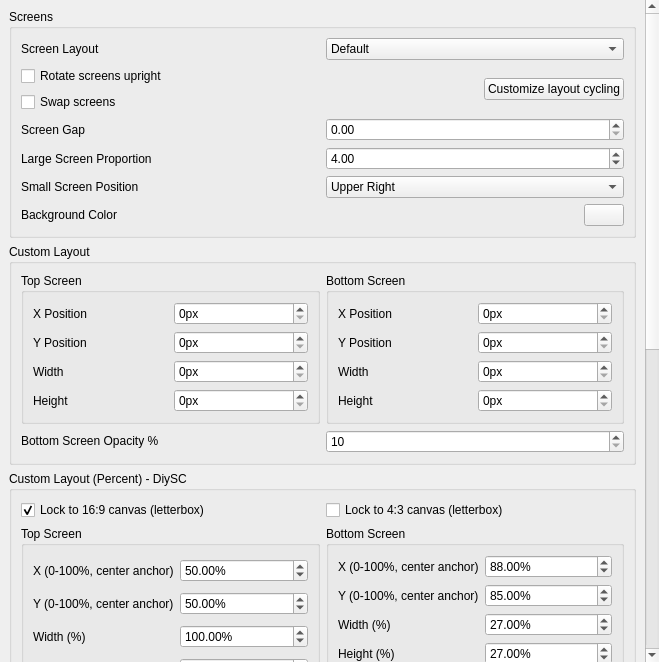
<?xml version="1.0" encoding="UTF-8"?>
<ui version="4.0">
 <class>ConfigureLayout</class>
 <widget class="QWidget" name="ConfigureLayout">
  <property name="geometry">
   <rect>
    <x>0</x>
    <y>0</y>
    <width>659</width>
    <height>662</height>
   </rect>
  </property>
  <property name="minimumSize">
   <size>
    <width>0</width>
    <height>0</height>
   </size>
  </property>
  <property name="windowTitle">
   <string>Form</string>
  </property>
  <layout class="QHBoxLayout" name="horizontalLayout">
   <property name="spacing">
    <number>0</number>
   </property>
   <property name="leftMargin">
    <number>0</number>
   </property>
   <property name="topMargin">
    <number>0</number>
   </property>
   <property name="rightMargin">
    <number>0</number>
   </property>
   <property name="bottomMargin">
    <number>0</number>
   </property>
   <item>
    <widget class="QScrollArea" name="scrollArea">
     <property name="frameShape">
      <enum>QFrame::NoFrame</enum>
     </property>
     <property name="lineWidth">
      <number>1</number>
     </property>
     <property name="widgetResizable">
      <bool>true</bool>
     </property>
     <widget class="QWidget" name="scrollAreaWidgetContents">
      <property name="geometry">
       <rect>
        <x>0</x>
        <y>0</y>
        <width>646</width>
        <height>824</height>
       </rect>
      </property>
      <layout class="QVBoxLayout" name="verticalLayout">
       <item>
        <widget class="QGroupBox" name="layout_group">
         <property name="enabled">
          <bool>true</bool>
         </property>
         <property name="title">
          <string>Screens</string>
         </property>
         <layout class="QVBoxLayout" name="verticalLayout_3">
          <item>
           <widget class="QWidget" name="widget_layout" native="true">
            <layout class="QHBoxLayout" name="screen_layout_group">
             <property name="leftMargin">
              <number>0</number>
             </property>
             <property name="topMargin">
              <number>0</number>
             </property>
             <property name="rightMargin">
              <number>0</number>
             </property>
             <property name="bottomMargin">
              <number>0</number>
             </property>
             <item>
              <widget class="QLabel" name="layout_label">
               <property name="text">
                <string>Screen Layout</string>
               </property>
              </widget>
             </item>
             <item>
              <widget class="QComboBox" name="layout_combobox">
               <item>
                <property name="text">
                 <string>Default</string>
                </property>
               </item>
               <item>
                <property name="text">
                 <string>Single Screen</string>
                </property>
               </item>
               <item>
                <property name="text">
                 <string>Large Screen</string>
                </property>
               </item>
               <item>
                <property name="text">
                 <string>Side by Side</string>
                </property>
               </item>
               <item>
                <property name="text">
                 <string>Separate Windows</string>
                </property>
               </item>
               <item>
                <property name="text">
                 <string>Hybrid Screen</string>
                </property>
               </item>
               <item>
                <property name="text">
                 <string>Custom Layout</string>
                </property>
               </item>
               <item>
                <property name="text">
                 <string>Custom Layout (Percent)</string>
                </property>
               </item>
              </widget>
             </item>
            </layout>
           </widget>
          </item>
          <item>
           <layout class="QHBoxLayout" name="horizontalLayout_7">
            <item>
             <layout class="QVBoxLayout" name="verticalLayout_2">
              <item>
               <widget class="QCheckBox" name="toggle_upright_screen">
                <property name="text">
                 <string>Rotate screens upright</string>
                </property>
               </widget>
              </item>
              <item>
               <widget class="QCheckBox" name="toggle_swap_screen">
                <property name="text">
                 <string>Swap screens</string>
                </property>
               </widget>
              </item>
             </layout>
            </item>
            <item>
             <widget class="QPushButton" name="customize_layouts_to_cycle">
              <property name="sizePolicy">
               <sizepolicy hsizetype="Fixed" vsizetype="Fixed">
                <horstretch>0</horstretch>
                <verstretch>0</verstretch>
               </sizepolicy>
              </property>
              <property name="text">
               <string>Customize layout cycling</string>
              </property>
             </widget>
            </item>
           </layout>
          </item>
          <item>
           <widget class="QWidget" name="widget" native="true">
            <layout class="QHBoxLayout" name="screen_gap_layout">
             <property name="leftMargin">
              <number>0</number>
             </property>
             <property name="topMargin">
              <number>0</number>
             </property>
             <property name="rightMargin">
              <number>0</number>
             </property>
             <property name="bottomMargin">
              <number>0</number>
             </property>
             <item>
              <widget class="QLabel" name="label_3">
               <property name="text">
                <string>Screen Gap</string>
               </property>
              </widget>
             </item>
             <item>
              <widget class="QDoubleSpinBox" name="screen_gap">
               <property name="minimum">
                <double>0.000000000000000</double>
               </property>
               <property name="maximum">
                <double>720.000000000000000</double>
               </property>
               <property name="value">
                <double>0.000000000000000</double>
               </property>
              </widget>
             </item>
            </layout>
           </widget>
          </item>
          <item>
           <widget class="QWidget" name="widget_2" native="true">
            <layout class="QHBoxLayout" name="proportion_layout">
             <property name="leftMargin">
              <number>0</number>
             </property>
             <property name="topMargin">
              <number>0</number>
             </property>
             <property name="rightMargin">
              <number>0</number>
             </property>
             <property name="bottomMargin">
              <number>0</number>
             </property>
             <item>
              <widget class="QLabel" name="label_4">
               <property name="text">
                <string>Large Screen Proportion</string>
               </property>
              </widget>
             </item>
             <item>
              <widget class="QDoubleSpinBox" name="large_screen_proportion">
               <property name="minimum">
                <double>1.000000000000000</double>
               </property>
               <property name="maximum">
                <double>16.000000000000000</double>
               </property>
               <property name="value">
                <double>4.000000000000000</double>
               </property>
              </widget>
             </item>
            </layout>
           </widget>
          </item>
          <item>
           <widget class="QWidget" name="small_pos_widget" native="true">
            <layout class="QHBoxLayout" name="small_pos_layout">
             <property name="leftMargin">
              <number>0</number>
             </property>
             <property name="topMargin">
              <number>0</number>
             </property>
             <property name="rightMargin">
              <number>0</number>
             </property>
             <property name="bottomMargin">
              <number>0</number>
             </property>
             <item>
              <widget class="QLabel" name="small_pos_label">
               <property name="text">
                <string>Small Screen Position</string>
               </property>
              </widget>
             </item>
             <item>
              <widget class="QComboBox" name="small_screen_position_combobox">
               <item>
                <property name="text">
                 <string>Upper Right</string>
                </property>
               </item>
               <item>
                <property name="text">
                 <string>Middle Right</string>
                </property>
               </item>
               <item>
                <property name="text">
                 <string>Bottom Right (default)</string>
                </property>
               </item>
               <item>
                <property name="text">
                 <string>Upper Left</string>
                </property>
               </item>
               <item>
                <property name="text">
                 <string>Middle Left</string>
                </property>
               </item>
               <item>
                <property name="text">
                 <string>Bottom Left</string>
                </property>
               </item>
               <item>
                <property name="text">
                 <string>Above large screen</string>
                </property>
               </item>
               <item>
                <property name="text">
                 <string>Below large screen</string>
                </property>
               </item>
              </widget>
             </item>
            </layout>
           </widget>
          </item>
          <item>
           <widget class="QWidget" name="bg_color_group" native="true">
            <layout class="QHBoxLayout" name="bg_color_group_2">
             <property name="leftMargin">
              <number>0</number>
             </property>
             <property name="topMargin">
              <number>0</number>
             </property>
             <property name="rightMargin">
              <number>0</number>
             </property>
             <property name="bottomMargin">
              <number>0</number>
             </property>
             <item>
              <widget class="QLabel" name="bg_label">
               <property name="text">
                <string>Background Color</string>
               </property>
              </widget>
             </item>
             <item>
              <widget class="QPushButton" name="bg_button">
               <property name="maximumSize">
                <size>
                 <width>40</width>
                 <height>16777215</height>
                </size>
               </property>
              </widget>
             </item>
            </layout>
           </widget>
          </item>
         </layout>
        </widget>
       </item>
       <item>
        <widget class="QGroupBox" name="custom_layout_group">
         <property name="minimumSize">
          <size>
           <width>0</width>
           <height>0</height>
          </size>
         </property>
         <property name="title">
          <string>Custom Layout</string>
         </property>
         <layout class="QVBoxLayout" name="verticalLayout_5">
          <item>
           <layout class="QHBoxLayout" name="horizontalLayout_4">
            <item>
             <widget class="QGroupBox" name="gb_top_screen">
              <property name="title">
               <string>Top Screen</string>
              </property>
              <layout class="QGridLayout" name="gridLayout_2">
               <item row="0" column="0">
                <widget class="QLabel" name="lb_top_x">
                 <property name="text">
                  <string>X Position</string>
                 </property>
                </widget>
               </item>
               <item row="0" column="1">
                <widget class="QSpinBox" name="custom_top_x">
                 <property name="buttonSymbols">
                  <enum>QAbstractSpinBox::UpDownArrows</enum>
                 </property>
                 <property name="suffix">
                  <string>px</string>
                 </property>
                 <property name="maximum">
                  <number>2147483647</number>
                 </property>
                </widget>
               </item>
               <item row="1" column="0">
                <widget class="QLabel" name="lb_top_y">
                 <property name="text">
                  <string>Y Position</string>
                 </property>
                </widget>
               </item>
               <item row="1" column="1">
                <widget class="QSpinBox" name="custom_top_y">
                 <property name="buttonSymbols">
                  <enum>QAbstractSpinBox::UpDownArrows</enum>
                 </property>
                 <property name="suffix">
                  <string>px</string>
                 </property>
                 <property name="maximum">
                  <number>2147483647</number>
                 </property>
                </widget>
               </item>
               <item row="2" column="0">
                <widget class="QLabel" name="lb_top_width">
                 <property name="text">
                  <string>Width</string>
                 </property>
                </widget>
               </item>
               <item row="2" column="1">
                <widget class="QSpinBox" name="custom_top_width">
                 <property name="buttonSymbols">
                  <enum>QAbstractSpinBox::UpDownArrows</enum>
                 </property>
                 <property name="suffix">
                  <string>px</string>
                 </property>
                 <property name="maximum">
                  <number>2147483647</number>
                 </property>
                </widget>
               </item>
               <item row="3" column="0">
                <widget class="QLabel" name="lb_top_height">
                 <property name="text">
                  <string>Height</string>
                 </property>
                </widget>
               </item>
               <item row="3" column="1">
                <widget class="QSpinBox" name="custom_top_height">
                 <property name="buttonSymbols">
                  <enum>QAbstractSpinBox::UpDownArrows</enum>
                 </property>
                 <property name="suffix">
                  <string>px</string>
                 </property>
                 <property name="maximum">
                  <number>2147483647</number>
                 </property>
                </widget>
               </item>
              </layout>
             </widget>
            </item>
            <item>
             <widget class="QGroupBox" name="gb_bottom_screen">
              <property name="minimumSize">
               <size>
                <width>0</width>
                <height>0</height>
               </size>
              </property>
              <property name="title">
               <string>Bottom Screen</string>
              </property>
              <property name="checkable">
               <bool>false</bool>
              </property>
              <property name="checked">
               <bool>false</bool>
              </property>
              <layout class="QGridLayout" name="gridLayout_1">
               <item row="0" column="0">
                <widget class="QLabel" name="lb_bottom_x">
                 <property name="text">
                  <string>X Position</string>
                 </property>
                </widget>
               </item>
               <item row="0" column="1">
                <widget class="QSpinBox" name="custom_bottom_x">
                 <property name="buttonSymbols">
                  <enum>QAbstractSpinBox::UpDownArrows</enum>
                 </property>
                 <property name="suffix">
                  <string>px</string>
                 </property>
                 <property name="maximum">
                  <number>2147483647</number>
                 </property>
                </widget>
               </item>
               <item row="1" column="0">
                <widget class="QLabel" name="lb_bottom_y">
                 <property name="text">
                  <string>Y Position</string>
                 </property>
                </widget>
               </item>
               <item row="1" column="1">
                <widget class="QSpinBox" name="custom_bottom_y">
                 <property name="buttonSymbols">
                  <enum>QAbstractSpinBox::UpDownArrows</enum>
                 </property>
                 <property name="suffix">
                  <string>px</string>
                 </property>
                 <property name="maximum">
                  <number>2147483647</number>
                 </property>
                </widget>
               </item>
               <item row="2" column="0">
                <widget class="QLabel" name="lb_bottom_width">
                 <property name="text">
                  <string>Width</string>
                 </property>
                </widget>
               </item>
               <item row="2" column="1">
                <widget class="QSpinBox" name="custom_bottom_width">
                 <property name="buttonSymbols">
                  <enum>QAbstractSpinBox::UpDownArrows</enum>
                 </property>
                 <property name="suffix">
                  <string>px</string>
                 </property>
                 <property name="maximum">
                  <number>2147483647</number>
                 </property>
                </widget>
               </item>
               <item row="3" column="0">
                <widget class="QLabel" name="lb_bottom_height">
                 <property name="text">
                  <string>Height</string>
                 </property>
                </widget>
               </item>
               <item row="3" column="1">
                <widget class="QSpinBox" name="custom_bottom_height">
                 <property name="buttonSymbols">
                  <enum>QAbstractSpinBox::UpDownArrows</enum>
                 </property>
                 <property name="suffix">
                  <string>px</string>
                 </property>
                 <property name="maximum">
                  <number>2147483647</number>
                 </property>
                </widget>
               </item>
              </layout>
             </widget>
            </item>
           </layout>
          </item>
          <item>
           <layout class="QHBoxLayout" name="horizontalLayout_3">
            <item>
             <widget class="QLabel" name="lb_opacity_second_layer">
              <property name="text">
               <string>&lt;html&gt;&lt;head/&gt;&lt;body&gt;&lt;p&gt;Bottom Screen Opacity %&lt;/p&gt;&lt;/body&gt;&lt;/html&gt;</string>
              </property>
             </widget>
            </item>
            <item>
             <widget class="QSpinBox" name="custom_second_layer_opacity">
              <property name="buttonSymbols">
               <enum>QAbstractSpinBox::UpDownArrows</enum>
              </property>
              <property name="minimum">
               <number>10</number>
              </property>
              <property name="maximum">
               <number>100</number>
              </property>
             </widget>
            </item>
           </layout>
          </item>
         </layout>
        </widget>
       </item>
     <item>
      <widget class="QGroupBox" name="custom_pct_layout_group">
       <property name="title">
        <string>Custom Layout (Percent) - DiySC</string>
       </property>
       <layout class="QVBoxLayout" name="verticalLayout_pct">
        <item>
         <layout class="QHBoxLayout" name="horizontalLayout_pct_aspect">
          <item>
           <widget class="QCheckBox" name="pct_internal_16x9">
            <property name="text">
             <string>Lock to 16:9 canvas (letterbox)</string>
            </property>
            <property name="checked">
             <bool>true</bool>
            </property>
           </widget>
          </item>
          <item>
           <widget class="QCheckBox" name="pct_internal_4x3">
            <property name="text">
             <string>Lock to 4:3 canvas (letterbox)</string>
            </property>
           </widget>
          </item>
         </layout>
        </item>
        <item>
         <layout class="QHBoxLayout" name="horizontalLayout_pct_screens">
          <item>
           <widget class="QGroupBox" name="gb_pct_top_screen">
            <property name="title">
             <string>Top Screen</string>
            </property>
            <layout class="QGridLayout" name="gridLayout_pct_top">
             <item row="0" column="0">
              <widget class="QLabel" name="lb_pct_top_x">
               <property name="text">
                <string>X (0-100%, center anchor)</string>
               </property>
              </widget>
             </item>
             <item row="0" column="1">
              <widget class="QDoubleSpinBox" name="custom_pct_top_x">
               <property name="suffix"><string>%</string></property>
                             <property name="decimals"><number>2</number></property>
               <property name="minimum"><number>0</number></property>
               <property name="maximum"><number>100</number></property>
               <property name="singleStep"><number>1</number></property>
               <property name="value"><number>50</number></property>
              </widget>
             </item>
             <item row="1" column="0">
              <widget class="QLabel" name="lb_pct_top_y">
               <property name="text">
                <string>Y (0-100%, center anchor)</string>
               </property>
              </widget>
             </item>
             <item row="1" column="1">
              <widget class="QDoubleSpinBox" name="custom_pct_top_y">
               <property name="suffix"><string>%</string></property>
                             <property name="decimals"><number>2</number></property>
               <property name="minimum"><number>0</number></property>
               <property name="maximum"><number>100</number></property>
               <property name="singleStep"><number>1</number></property>
               <property name="value"><number>50</number></property>
              </widget>
             </item>
             <item row="2" column="0">
              <widget class="QLabel" name="lb_pct_top_width">
               <property name="text"><string>Width (%)</string></property>
              </widget>
             </item>
             <item row="2" column="1">
              <widget class="QDoubleSpinBox" name="custom_pct_top_width">
               <property name="suffix"><string>%</string></property>
                             <property name="decimals"><number>2</number></property>
               <property name="minimum"><number>0</number></property>
               <property name="maximum"><number>1000</number></property>
               <property name="singleStep"><number>1</number></property>
               <property name="value"><number>100</number></property>
              </widget>
             </item>
             <item row="3" column="0">
              <widget class="QLabel" name="lb_pct_top_height">
               <property name="text"><string>Height (%)</string></property>
              </widget>
             </item>
             <item row="3" column="1">
              <widget class="QDoubleSpinBox" name="custom_pct_top_height">
               <property name="suffix"><string>%</string></property>
                             <property name="decimals"><number>2</number></property>
               <property name="minimum"><number>0</number></property>
               <property name="maximum"><number>1000</number></property>
               <property name="singleStep"><number>1</number></property>
               <property name="value"><number>100</number></property>
              </widget>
             </item>
             <item row="4" column="0">
              <widget class="QLabel" name="lb_pct_top_stretch_x">
               <property name="text"><string>Stretch X (%)</string></property>
              </widget>
             </item>
             <item row="4" column="1">
              <widget class="QDoubleSpinBox" name="custom_pct_top_stretch_x">
               <property name="suffix"><string>%</string></property>
                             <property name="decimals"><number>2</number></property>
               <property name="minimum"><number>0.00</number></property>
               <property name="maximum"><number>50000</number></property>
               <property name="singleStep"><number>1</number></property>
               <property name="value"><number>100</number></property>
              </widget>
             </item>
             <item row="5" column="0">
              <widget class="QLabel" name="lb_pct_top_stretch_y">
               <property name="text"><string>Stretch Y (%)</string></property>
              </widget>
             </item>
             <item row="5" column="1">
              <widget class="QDoubleSpinBox" name="custom_pct_top_stretch_y">
               <property name="suffix"><string>%</string></property>
                             <property name="decimals"><number>2</number></property>
               <property name="minimum"><number>0.00</number></property>
               <property name="maximum"><number>50000</number></property>
               <property name="singleStep"><number>1</number></property>
               <property name="value"><number>100</number></property>
              </widget>
             </item>
            </layout>
           </widget>
          </item>
          <item>
           <widget class="QGroupBox" name="gb_pct_bottom_screen">
            <property name="title">
             <string>Bottom Screen</string>
            </property>
            <layout class="QGridLayout" name="gridLayout_pct_bottom">
             <item row="0" column="0">
              <widget class="QLabel" name="lb_pct_bottom_x">
               <property name="text">
                <string>X (0-100%, center anchor)</string>
               </property>
              </widget>
             </item>
             <item row="0" column="1">
              <widget class="QDoubleSpinBox" name="custom_pct_bottom_x">
               <property name="suffix"><string>%</string></property>
                             <property name="decimals"><number>2</number></property>
               <property name="minimum"><number>0</number></property>
               <property name="maximum"><number>100</number></property>
               <property name="singleStep"><number>1</number></property>
               <property name="value"><number>88</number></property>
              </widget>
             </item>
             <item row="1" column="0">
              <widget class="QLabel" name="lb_pct_bottom_y">
               <property name="text">
                <string>Y (0-100%, center anchor)</string>
               </property>
              </widget>
             </item>
             <item row="1" column="1">
              <widget class="QDoubleSpinBox" name="custom_pct_bottom_y">
               <property name="suffix"><string>%</string></property>
                             <property name="decimals"><number>2</number></property>
               <property name="minimum"><number>0</number></property>
               <property name="maximum"><number>100</number></property>
               <property name="singleStep"><number>1</number></property>
               <property name="value"><number>85</number></property>
              </widget>
             </item>
             <item row="2" column="0">
              <widget class="QLabel" name="lb_pct_bottom_width">
               <property name="text"><string>Width (%)</string></property>
              </widget>
             </item>
             <item row="2" column="1">
              <widget class="QDoubleSpinBox" name="custom_pct_bottom_width">
               <property name="suffix"><string>%</string></property>
                             <property name="decimals"><number>2</number></property>
               <property name="minimum"><number>0</number></property>
               <property name="maximum"><number>1000</number></property>
               <property name="singleStep"><number>1</number></property>
               <property name="value"><number>27</number></property>
              </widget>
             </item>
             <item row="3" column="0">
              <widget class="QLabel" name="lb_pct_bottom_height">
               <property name="text"><string>Height (%)</string></property>
              </widget>
             </item>
             <item row="3" column="1">
              <widget class="QDoubleSpinBox" name="custom_pct_bottom_height">
               <property name="suffix"><string>%</string></property>
                             <property name="decimals"><number>2</number></property>
               <property name="minimum"><number>0</number></property>
               <property name="maximum"><number>1000</number></property>
               <property name="singleStep"><number>1</number></property>
               <property name="value"><number>27</number></property>
              </widget>
             </item>
             <item row="4" column="0">
              <widget class="QLabel" name="lb_pct_bottom_stretch_x">
               <property name="text"><string>Stretch X (%)</string></property>
              </widget>
             </item>
             <item row="4" column="1">
              <widget class="QDoubleSpinBox" name="custom_pct_bottom_stretch_x">
               <property name="suffix"><string>%</string></property>
                             <property name="decimals"><number>2</number></property>
               <property name="minimum"><number>0</number></property>
               <property name="maximum"><number>50000</number></property>
               <property name="singleStep"><number>1</number></property>
               <property name="value"><number>80</number></property>
              </widget>
             </item>
             <item row="5" column="0">
              <widget class="QLabel" name="lb_pct_bottom_stretch_y">
               <property name="text"><string>Stretch Y (%)</string></property>
              </widget>
             </item>
             <item row="5" column="1">
              <widget class="QDoubleSpinBox" name="custom_pct_bottom_stretch_y">
               <property name="suffix"><string>%</string></property>
                             <property name="decimals"><number>2</number></property>
               <property name="minimum"><number>0.00</number></property>
               <property name="maximum"><number>50000</number></property>
               <property name="singleStep"><number>1</number></property>
               <property name="value"><number>100</number></property>
              </widget>
             </item>
             <item row="6" column="0">
              <widget class="QLabel" name="lb_pct_bottom_opacity">
               <property name="text"><string>Opacity</string></property>
              </widget>
             </item>
             <item row="6" column="1">
              <widget class="QDoubleSpinBox" name="custom_pct_bottom_opacity">
               <property name="suffix"><string>%</string></property>
                             <property name="decimals"><number>2</number></property>
               <property name="minimum"><number>0.00</number></property>
               <property name="maximum"><number>100</number></property>
               <property name="value"><number>100</number></property>
              </widget>
             </item>
            </layout>
           </widget>
          </item>
         </layout>
        </item>
       </layout>
      </widget>
     </item>

     <!-- DiySC: Background blur fill -->
     <item>
      <widget class="QGroupBox" name="custom_pct_bg_blur_group">
       <property name="title">
        <string>Background Blur Fill</string>
       </property>
       <property name="toolTip">
        <string>Like video pillarboxing on phones — enlarges the game screen as a blurred background to fill black bars, making the viewport feel fuller.</string>
       </property>
       <layout class="QVBoxLayout" name="verticalLayout_bg_blur">
        <item>
         <widget class="QLabel" name="lb_bg_blur_desc">
          <property name="text">
           <string>Fill blank areas behind screens with an enlarged, blurred copy of the game image. The source screen (top or bottom) is chosen below — bottom overrides top if both are checked.</string>
          </property>
          <property name="wordWrap">
           <bool>true</bool>
          </property>
         </widget>
        </item>
        <item>
         <layout class="QGridLayout" name="gridLayout_bg_blur">
          <item row="0" column="0">
           <widget class="QCheckBox" name="bg_blur_top_enable">
            <property name="text">
             <string>Use Top Screen as blur source</string>
            </property>
           </widget>
          </item>
          <item row="1" column="0">
           <widget class="QCheckBox" name="bg_blur_bottom_enable">
            <property name="text">
             <string>Use Bottom Screen as blur source (overrides Top)</string>
            </property>
           </widget>
          </item>
          <item row="2" column="0">
           <widget class="QLabel" name="lb_bg_blur_darken">
            <property name="text">
             <string>Darken</string>
            </property>
           </widget>
          </item>
          <item row="2" column="1">
           <widget class="QDoubleSpinBox" name="bg_blur_darken">
            <property name="suffix">
             <string>%</string>
            </property>
            <property name="decimals">
             <number>1</number>
            </property>
            <property name="minimum">
             <number>0</number>
            </property>
            <property name="maximum">
             <number>100</number>
            </property>
            <property name="singleStep">
             <number>1</number>
            </property>
            <property name="value">
             <number>50</number>
            </property>
           </widget>
          </item>
          <item row="3" column="0">
           <widget class="QLabel" name="lb_bg_blur_size">
            <property name="text">
             <string>Blur Amount</string>
            </property>
           </widget>
          </item>
          <item row="3" column="1">
           <widget class="QDoubleSpinBox" name="bg_blur_size">
            <property name="suffix">
             <string>%</string>
            </property>
            <property name="decimals">
             <number>1</number>
            </property>
            <property name="minimum">
             <number>0</number>
            </property>
            <property name="maximum">
             <number>100</number>
            </property>
            <property name="singleStep">
             <number>1</number>
            </property>
            <property name="value">
             <number>10</number>
            </property>
           </widget>
          </item>
          <item row="4" column="0">
           <widget class="QLabel" name="lb_bg_blur_scale">
            <property name="text">
             <string>Scale</string>
            </property>
           </widget>
          </item>
          <item row="4" column="1">
           <widget class="QDoubleSpinBox" name="bg_blur_scale">
            <property name="suffix">
             <string>%</string>
            </property>
            <property name="decimals">
             <number>1</number>
            </property>
            <property name="minimum">
             <number>100</number>
            </property>
            <property name="maximum">
             <number>655</number>
            </property>
            <property name="singleStep">
             <number>10</number>
            </property>
            <property name="value">
             <number>300</number>
            </property>
           </widget>
          </item>
          <item row="5" column="0">
           <widget class="QLabel" name="lb_bg_blur_quality">
            <property name="text">
             <string>Quality</string>
            </property>
           </widget>
          </item>
          <item row="5" column="1">
           <widget class="QComboBox" name="bg_blur_quality">
            <property name="currentIndex">
             <number>1</number>
            </property>
            <item>
             <property name="text">
              <string>Low</string>
             </property>
            </item>
            <item>
             <property name="text">
              <string>Medium</string>
             </property>
            </item>
            <item>
             <property name="text">
              <string>High</string>
             </property>
            </item>
            <item>
             <property name="text">
              <string>Ultra</string>
             </property>
            </item>
           </widget>
          </item>
         </layout>
        </item>
       </layout>
      </widget>
     </item>

       <item>
        <widget class="QGroupBox" name="single_screen_layout_config_group">
         <property name="minimumSize">
          <size>
           <width>0</width>
           <height>0</height>
          </size>
         </property>
         <property name="title">
          <string>Single Screen Layout</string>
         </property>
         <layout class="QVBoxLayout" name="verticalLayout_6">
          <item>
           <layout class="QHBoxLayout" name="horizontalLayout_5">
            <item>
             <widget class="QGroupBox" name="gb_top_screen_2">
              <property name="title">
               <string>Top Screen</string>
              </property>
              <layout class="QGridLayout" name="gridLayout_3">
               <item row="0" column="0">
                <widget class="QLabel" name="lb_top_stretch">
                 <property name="text">
                  <string>Stretch</string>
                 </property>
                </widget>
               </item>
               <item row="1" column="1">
                <widget class="QSpinBox" name="screen_top_leftright_padding">
                 <property name="buttonSymbols">
                  <enum>QAbstractSpinBox::UpDownArrows</enum>
                 </property>
                 <property name="suffix">
                  <string>px</string>
                 </property>
                 <property name="maximum">
                  <number>2147483647</number>
                 </property>
                </widget>
               </item>
               <item row="1" column="0">
                <widget class="QLabel" name="lb_top_leftright_padding">
                 <property name="text">
                  <string>Left/Right Padding</string>
                 </property>
                </widget>
               </item>
               <item row="2" column="0">
                <widget class="QLabel" name="lb_top_topbottom_padding">
                 <property name="text">
                  <string>Top/Bottom Padding</string>
                 </property>
                </widget>
               </item>
               <item row="2" column="1">
                <widget class="QSpinBox" name="screen_top_topbottom_padding">
                 <property name="buttonSymbols">
                  <enum>QAbstractSpinBox::UpDownArrows</enum>
                 </property>
                 <property name="suffix">
                  <string>px</string>
                 </property>
                 <property name="maximum">
                  <number>2147483647</number>
                 </property>
                </widget>
               </item>
               <item row="0" column="1">
                <widget class="QCheckBox" name="screen_top_stretch">
                 <property name="text">
                  <string notr="true"/>
                 </property>
                </widget>
               </item>
              </layout>
             </widget>
            </item>
            <item>
             <widget class="QGroupBox" name="gb_bottom_screen_2">
              <property name="minimumSize">
               <size>
                <width>0</width>
                <height>0</height>
               </size>
              </property>
              <property name="title">
               <string>Bottom Screen</string>
              </property>
              <layout class="QGridLayout" name="gridLayout">
               <item row="1" column="0">
                <widget class="QLabel" name="lb_bottom_leftright_padding">
                 <property name="text">
                  <string>Left/Right Padding</string>
                 </property>
                </widget>
               </item>
               <item row="2" column="0">
                <widget class="QLabel" name="lb_bottom_topbottom_padding">
                 <property name="text">
                  <string>Top/Bottom Padding</string>
                 </property>
                </widget>
               </item>
               <item row="1" column="1">
                <widget class="QSpinBox" name="screen_bottom_leftright_padding">
                 <property name="buttonSymbols">
                  <enum>QAbstractSpinBox::UpDownArrows</enum>
                 </property>
                 <property name="suffix">
                  <string>px</string>
                 </property>
                 <property name="maximum">
                  <number>2147483647</number>
                 </property>
                </widget>
               </item>
               <item row="2" column="1">
                <widget class="QSpinBox" name="screen_bottom_topbottom_padding">
                 <property name="buttonSymbols">
                  <enum>QAbstractSpinBox::UpDownArrows</enum>
                 </property>
                 <property name="suffix">
                  <string>px</string>
                 </property>
                 <property name="maximum">
                  <number>2147483647</number>
                 </property>
                </widget>
               </item>
               <item row="0" column="0">
                <widget class="QLabel" name="lb_bottom_stretch">
                 <property name="text">
                  <string>Stretch</string>
                 </property>
                </widget>
               </item>
               <item row="0" column="1">
                <widget class="QCheckBox" name="screen_bottom_stretch">
                 <property name="text">
                  <string notr="true"/>
                 </property>
                </widget>
               </item>
              </layout>
             </widget>
            </item>
           </layout>
          </item>
          <item>
           <layout class="QHBoxLayout" name="horizontalLayout_2">
            <item>
             <widget class="QLabel" name="label">
              <property name="text">
               <string>Note: These settings affect the Single Screen and Separate Windows layouts</string>
              </property>
             </widget>
            </item>
           </layout>
          </item>
         </layout>
        </widget>
       </item>
       <item>
        <spacer name="verticalSpacer">
         <property name="sizeHint" stdset="0">
          <size>
           <width>20</width>
           <height>43</height>
          </size>
         </property>
        </spacer>
       </item>
      </layout>
     </widget>
    </widget>
   </item>
  </layout>
 </widget>
 <resources/>
 <connections/>
</ui>
